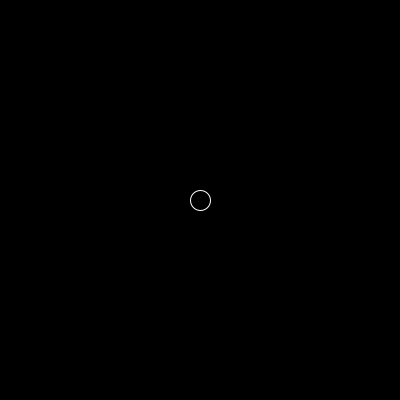
Frame 1 (no input)
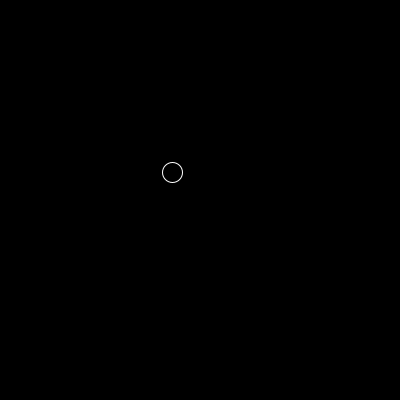
Frame 60 (the mouse pressed at the canvas centre just before this capture)
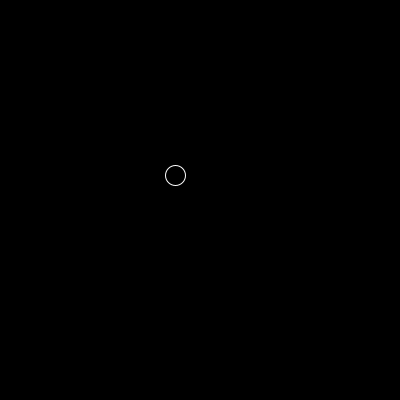
Frame 120 (the mouse held since frame 60 and released just before this capture)

The Processing sketch that drew these frames (run headless with seeded random() and noise(); from frame 60 on, the mouse is pressed at the canvas centre):

// Processing sketch: processing_41375
// ── processing_41375.pde


float x = 200;
float y = 200;
float r = 0;
float f = 0;


float xm = 0;
float ym = 0;

void setup(){
  size(400,400);
  background(0);
  smooth();
}
 
void draw() {
  background(0);
 stroke(255);
   fill(f);

float d = abs(dist(xm, ym, x+r, y+r));

xm = mouseX;
ym = mouseY;

 ellipse( x+r, y+r, 20, 20);
 y = y + (ym - y)/400;
 x = x + (xm - x)/400;



if(xm >= (x+r)){

  f += 10;
} else {
  f -= 10;
}



}
